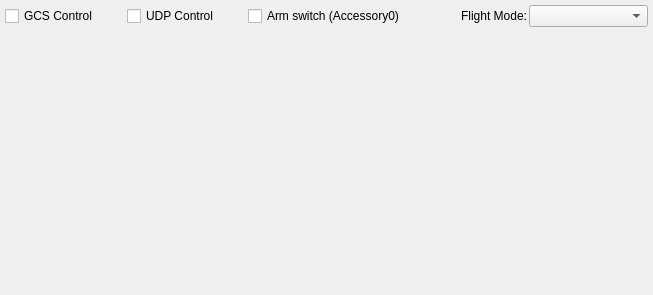
<?xml version="1.0" encoding="UTF-8"?>
<ui version="4.0">
 <class>GCSControl</class>
 <widget class="QWidget" name="GCSControl">
  <property name="geometry">
   <rect>
    <x>0</x>
    <y>0</y>
    <width>653</width>
    <height>295</height>
   </rect>
  </property>
  <property name="sizePolicy">
   <sizepolicy hsizetype="Expanding" vsizetype="Expanding">
    <horstretch>0</horstretch>
    <verstretch>0</verstretch>
   </sizepolicy>
  </property>
  <property name="windowTitle">
   <string>Form</string>
  </property>
  <property name="styleSheet">
   <string notr="true"/>
  </property>
  <layout class="QVBoxLayout" name="verticalLayout_2">
   <property name="spacing">
    <number>2</number>
   </property>
   <property name="margin">
    <number>5</number>
   </property>
   <item>
    <layout class="QVBoxLayout" name="verticalLayout"/>
   </item>
   <item>
    <layout class="QHBoxLayout" name="horizontalLayout">
     <item>
      <widget class="QCheckBox" name="checkBoxGcsControl">
       <property name="enabled">
        <bool>true</bool>
       </property>
       <property name="text">
        <string>GCS Control</string>
       </property>
      </widget>
     </item>
     <item>
      <widget class="QCheckBox" name="checkBoxUDPControl">
       <property name="enabled">
        <bool>true</bool>
       </property>
       <property name="text">
        <string>UDP Control</string>
       </property>
      </widget>
     </item>
     <item>
      <widget class="QCheckBox" name="checkBoxArming">
       <property name="enabled">
        <bool>true</bool>
       </property>
       <property name="text">
        <string>Arm switch (Accessory0)</string>
       </property>
      </widget>
     </item>
     <item>
      <widget class="QLabel" name="label">
       <property name="text">
        <string>Flight Mode:</string>
       </property>
       <property name="alignment">
        <set>Qt::AlignRight|Qt::AlignTrailing|Qt::AlignVCenter</set>
       </property>
      </widget>
     </item>
     <item>
      <widget class="QComboBox" name="comboBoxFlightMode"/>
     </item>
    </layout>
   </item>
   <item>
    <layout class="QGridLayout" name="gridLayout" columnstretch="0,0,0">
     <property name="horizontalSpacing">
      <number>10</number>
     </property>
     <property name="leftMargin">
      <number>0</number>
     </property>
     <item row="0" column="0">
      <widget class="JoystickControl" name="widgetLeftStick" native="true">
       <property name="sizePolicy">
        <sizepolicy hsizetype="Preferred" vsizetype="Preferred">
         <horstretch>0</horstretch>
         <verstretch>0</verstretch>
        </sizepolicy>
       </property>
       <property name="minimumSize">
        <size>
         <width>100</width>
         <height>100</height>
        </size>
       </property>
       <property name="mouseTracking">
        <bool>false</bool>
       </property>
       <property name="styleSheet">
        <string notr="true">background:transparent</string>
       </property>
      </widget>
     </item>
     <item row="0" column="1">
      <spacer name="verticalSpacer">
       <property name="orientation">
        <enum>Qt::Vertical</enum>
       </property>
       <property name="sizeHint" stdset="0">
        <size>
         <width>2</width>
         <height>40</height>
        </size>
       </property>
      </spacer>
     </item>
     <item row="0" column="2">
      <widget class="JoystickControl" name="widgetRightStick" native="true">
       <property name="sizePolicy">
        <sizepolicy hsizetype="Preferred" vsizetype="Preferred">
         <horstretch>0</horstretch>
         <verstretch>0</verstretch>
        </sizepolicy>
       </property>
       <property name="minimumSize">
        <size>
         <width>100</width>
         <height>100</height>
        </size>
       </property>
       <property name="styleSheet">
        <string notr="true">background:transparent</string>
       </property>
      </widget>
     </item>
    </layout>
   </item>
  </layout>
 </widget>
 <customwidgets>
  <customwidget>
   <class>JoystickControl</class>
   <extends>QWidget</extends>
   <header>joystickcontrol.h</header>
   <container>1</container>
  </customwidget>
 </customwidgets>
 <resources/>
 <connections/>
</ui>
